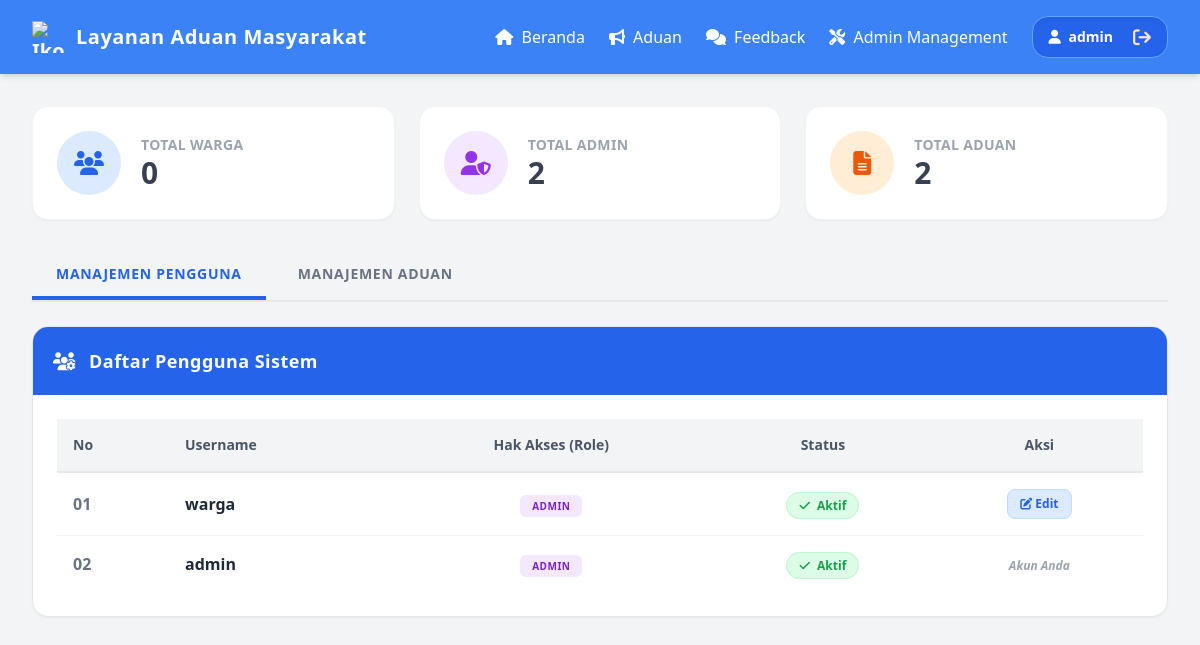
/admin.php (signed in), run on the app's committed database.
### tables this page shows
CREATE TABLE `users` (
  `id` int(11) NOT NULL,
  `username` varchar(50) NOT NULL,
  `password` varchar(255) NOT NULL,
  `role` enum('admin','warga') DEFAULT 'warga',
  `is_active` tinyint(1) NOT NULL DEFAULT 1
);

### admin.php (the view, shortened to what this page needs)
<?php
require 'koneksi.php';
$total_warga = mysqli_fetch_assoc(mysqli_query($conn, "SELECT COUNT(*) as c FROM users WHERE role='warga'"))['c'];
$total_admin = mysqli_fetch_assoc(mysqli_query($conn, "SELECT COUNT(*) as c FROM users WHERE role='admin'"))['c'];
$users = mysqli_query($conn, "SELECT * FROM users ORDER BY id DESC");
$total_aduan = mysqli_fetch_assoc(mysqli_query($conn, "SELECT COUNT(*) as c FROM pengaduan"))['c'];
?>
<!DOCTYPE html>
<html lang="id">
<head>
    <script src="https://cdn.tailwindcss.com"></script>
    <link rel="stylesheet" href="https://cdnjs.cloudflare.com/ajax/libs/font-awesome/6.5.1/css/all.min.css">
</head>
<body class="bg-gray-100 relative">
    <?php include 'nav.php'; ?>
    <div class="container mx-auto p-8 max-w-7xl">
        <div class="grid grid-cols-1 md:grid-cols-3 gap-6 mb-8">
            <div class="bg-white border border-gray-100 rounded-2xl p-6 flex items-center gap-5 shadow-sm">
                <div class="bg-blue-100 w-16 h-16 flex items-center justify-center rounded-full text-blue-600 text-2xl"><i class="fa-solid fa-users"></i></div>
                <div>
                    <div class="text-sm font-bold text-gray-400 uppercase tracking-wide">Total Warga</div>
                    <div class="text-3xl font-extrabold text-gray-700"><?php echo $total_warga; ?></div>
                </div>
            </div>
            <div class="bg-white border border-gray-100 rounded-2xl p-6 flex items-center gap-5 shadow-sm">
                <div class="bg-purple-100 w-16 h-16 flex items-center justify-center rounded-full text-purple-600 text-2xl"><i class="fa-solid fa-user-shield"></i></div>
                <div>
                    <div class="text-sm font-bold text-gray-400 uppercase tracking-wide">Total Admin</div>
                    <div class="text-3xl font-extrabold text-gray-700"><?php echo $total_admin; ?></div>
                </div>
            </div>
            <div class="bg-white border border-gray-100 rounded-2xl p-6 flex items-center gap-5 shadow-sm">
                <div class="bg-orange-100 w-16 h-16 flex items-center justify-center rounded-full text-orange-600 text-2xl"><i class="fa-solid fa-file-lines"></i></div>
                <div>
                    <div class="text-sm font-bold text-gray-400 uppercase tracking-wide">Total Aduan</div>
                    <div class="text-3xl font-extrabold text-gray-700"><?php echo $total_aduan; ?></div>
                </div>
            </div>
        </div>
        <div class="flex border-b-2 border-gray-200 mb-6 gap-2">
            <button onclick="openAdminTab('user')" id="tab-user" class="py-3 px-6 font-extrabold text-sm uppercase tracking-wider border-b-4 text-blue-600 border-blue-600 transition cursor-pointer">Manajemen Pengguna</button>
            <button onclick="openAdminTab('aduan')" id="tab-aduan" class="py-3 px-6 font-extrabold text-sm uppercase tracking-wider border-b-4 text-gray-500 border-transparent hover:text-blue-500 transition cursor-pointer">Manajemen Aduan</button>
        </div>
        <div id="content-user" class="bg-white border border-gray-200 rounded-2xl shadow-sm overflow-hidden hidden transition-all duration-300">
            <div class="bg-blue-600 p-5 text-white font-extrabold text-lg tracking-wide"><i class="fa-solid fa-users-gear mr-2"></i> Daftar Pengguna Sistem</div>
            <div class="p-6 overflow-x-auto">
                <table class="w-full text-left border-collapse">
                    <thead>
                        <tr class="bg-gray-100 text-gray-600 border-b-2 border-gray-200">
                            <th class="p-4 font-bold text-sm">No</th>
                            <th class="p-4 font-bold text-sm">Username</th>
                            <th class="p-4 font-bold text-sm text-center">Hak Akses (Role)</th>
                            <th class="p-4 font-bold text-sm text-center">Status</th>
                            <th class="p-4 font-bold text-sm text-center">Aksi</th>
                        </tr>
                    </thead>
                    <tbody class="divide-y divide-gray-100">
                        <?php $no=1; while($u = mysqli_fetch_assoc($users)): ?>
                        <tr class="hover:bg-gray-50 transition">
                            <td class="p-4 font-extrabold text-gray-500"><?php echo str_pad($no++, 2, '0', STR_PAD_LEFT); ?></td>
                            <td class="p-4 font-bold text-gray-800"><?php echo htmlspecialchars($u['username']); ?></td>
                            <td class="p-4 text-center">
                                <?php if($u['role'] == 'admin'): ?>
                                    <span class="bg-purple-100 text-purple-700 px-3 py-1 rounded-md text-[10px] font-extrabold uppercase tracking-wider">Admin</span>
                                <?php else: ?>
                                    <span class="bg-gray-100 text-gray-700 px-3 py-1 rounded-md text-[10px] font-extrabold uppercase tracking-wider">Warga</span>
                                <?php endif; ?>
                            </td>
                            <td class="p-4 text-center">
                                <?php $is_act = isset($u['is_active']) ? $u['is_active'] : 1; ?>
                                <?php if($is_act == 1): ?>
                                    <span class="bg-green-100 text-green-600 px-3 py-1 rounded-full text-xs font-extrabold border border-green-200"><i class="fa-solid fa-check mr-1"></i> Aktif</span>
                                <?php else: ?>
                                    <span class="bg-red-100 text-red-600 px-3 py-1 rounded-full text-xs font-extrabold border border-red-200"><i class="fa-solid fa-ban mr-1"></i> Nonaktif</span>
                                <?php endif; ?>
                            </td>
                            <td class="p-4 text-center">
                                <?php if($u['id'] == $_SESSION['user_id']): ?>
                                    <span class="text-xs font-bold text-gray-400 italic">Akun Anda</span>
                                <?php else: ?>
                                    <button onclick="toggleModal(<?php echo $u['id']; ?>, '<?php echo addslashes($u['username']); ?>', '<?php echo $u['role']; ?>', <?php echo $is_act; ?>)" class="bg-blue-100 hover:bg-blue-600 text-blue-600 hover:text-white border border-blue-200 hover:border-blue-600 px-3 py-1.5 rounded-lg text-xs font-bold transition">
                                        <i class="fa-solid fa-pen-to-square"></i> Edit
                                    </button>
                                <?php endif; ?>
                            </td>
                        </tr>
                        <?php endwhile; ?>
                    </tbody>
                </table>
            </div>
        </div>
    </div>
</body>
</html>

### nav.php (style rules this page uses)
body { -webkit-user-select: none; -moz-user-select: none; -ms-user-select: none; user-select: none; }

### data on the page
users: no "01", username "warga", role "ADMIN", is_active 1 (drawn)
users: no "02", username "admin", role "ADMIN", is_active 1 (drawn), shows "Akun Anda"

### other printed values
$_SESSION['username'] "admin"
$total_warga "0"
$total_admin "2"
$total_aduan "2"
